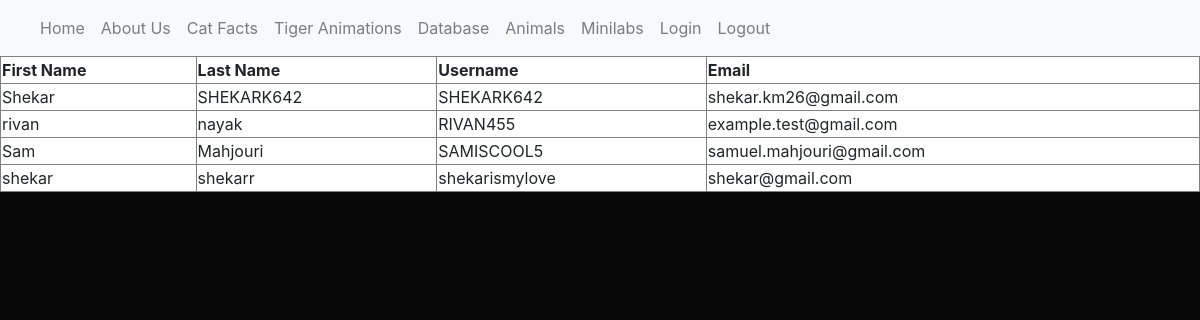
/database (signed in), run on an earlier commit of the app's database.
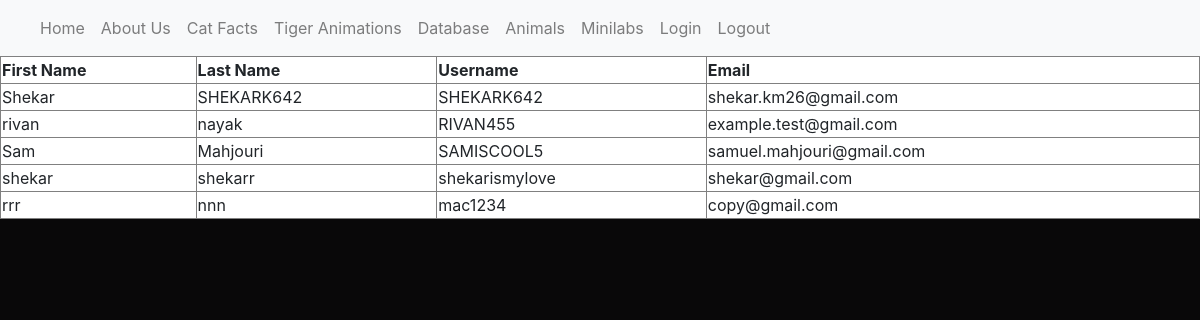
And on a later commit of the database.
### main.py (models this page shows, shortened)
class User(UserMixin, db.Model):
    id = db.Column(db.Integer, primary_key=True)
    first_name = db.Column(db.String(255), unique=False, nullable=False)
    last_name = db.Column(db.String(255), unique=False, nullable=False)
    username = db.Column(db.String(255), unique=True, nullable=False)
    email = db.Column(db.String(255), unique=True, nullable=False)
    password_hash = db.Column(db.String(128))

### main.py (the view)
@app.route('/database')
@login_required
def index():
    data = User.query.all()
    return render_template('database.html', data=data)

### main.py (called while the page is built)
@login.user_loader
def load_user(id):
    return User.query.get(int(id))

### templates/database.html
{% extends "base.html" %}
{% block content %}
<table style="width: 100%; height: 100%; background-color: #ffffff;" border="1">
        <thead>
        <tr>
            <th>First Name</th>
            <th>Last Name</th>
            <th>Username</th>
            <th>Email</th>
        </tr>
        </thead>
        <tbody>
        {% for user in data %}
        <tr>
            <td>{{ user.first_name }}</td>
            <td>{{user.last_name}}</td>
            <td>{{user.username}}</td>
            <td>{{user.email}}</td>
        </tr>
        {% endfor %}
        </tbody>
</table>
{% endblock %}

### templates/base.html (shortened to what this page needs)
<!doctype html>
<html>
<head>
    <link rel="stylesheet" href="https://stackpath.bootstrapcdn.com/bootstrap/4.3.1/css/bootstrap.min.css">
    <link rel="stylesheet" href="https://cdnjs.cloudflare.com/ajax/libs/font-awesome/4.7.0/css/font-awesome.min.css">
</head>
<body style="background-color:#090809;">
<nav class="navbar navbar-expand-lg navbar-light bg-light">
    <div class="collapse navbar-collapse" id="navbarNavAltMarkup">
        <div class="navbar-nav">
            <a class="nav-link" href="/">Home <span class="sr-only">(current)</span></a>
            <a class="nav-link" href="/testimonial">About Us</a>
            <a class="nav-link" href="/cats">Cat Facts</a>
            <a class="nav-link" href="/newanimation2">Tiger Animations</a>
            <a class="nav-link" href="/database">Database</a>
            <a class="nav-link" href="/math">Animals</a>
            <a class="nav-link" href="/secret">Minilabs</a>
            <a class="nav-link" href="/login">Login</a>
            <a class="nav-link" href="/logout">Logout</a>
        </div>
    </div>
</nav>
<div>
    {% block content %}
    {% endblock %}
</div>
</body>
</html>

### templates/base.html (style rules this page uses)
html { scroll-behavior: smooth; }

What changed in the data, as far as the page shows it:
added User: first_name "rrr", last_name "nnn", username "mac1234", email "copy@gmail.com"
